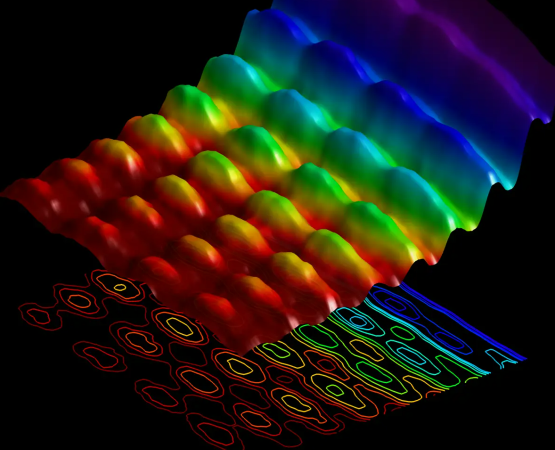
//> input picture images/light.png, 1109 x 899 px (shown at 1/2 size)
$ ./12_flip_images   (built with g++ and OpenCV 4)
//> lines starting //> are read from the running program, lines starting //| are printed output that depends on the picture
#include <opencv2/opencv.hpp>
#include <iostream>

using namespace std;
using namespace cv;

int main(){
    string image_path = "D:/opencv-cpp/images/light.png";

    Mat image = imread(image_path, IMREAD_COLOR);
//> image is the input picture: 899 rows x 1109 cols, CV_8UC3; mean B, G, R 22, 27.3, 33.3
    cv::resize(image, image, cv::Size(400, 400));
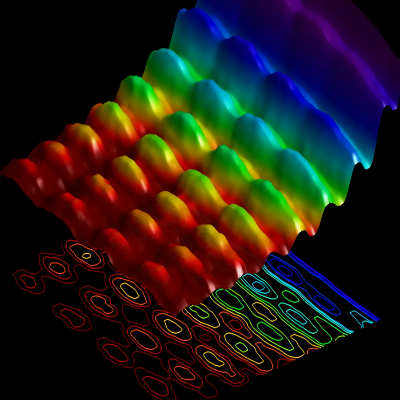
//> image: 400 rows x 400 cols, CV_8UC3; mean B, G, R 21.9, 27.3, 33.2

    Mat horz, vert, both;
    cv::flip(image, horz, 1);
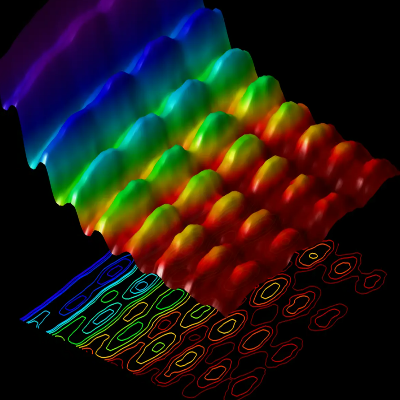
//> horz: 400 rows x 400 cols, CV_8UC3; mean B, G, R 21.9, 27.3, 33.2
    cv::flip(image, vert, 0);
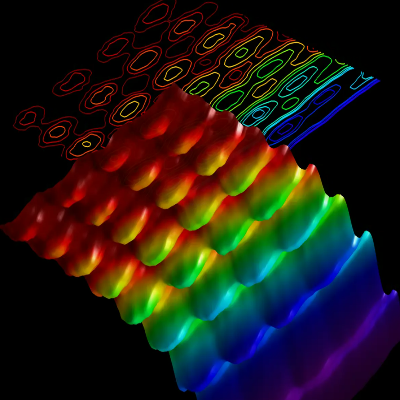
//> vert: 400 rows x 400 cols, CV_8UC3; mean B, G, R 21.9, 27.3, 33.2
    cv::flip(image, both, -1);
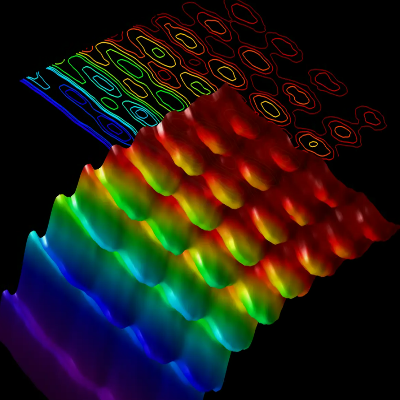
//> both: 400 rows x 400 cols, CV_8UC3; mean B, G, R 21.9, 27.3, 33.2


    if(image.empty()){
        cout << "Could not read the image" << endl;
        return -1;
    }

    imshow("Original Image", image);
    imshow("Horizontal Flipped", horz);
    imshow("Vertical Flipped", vert);
    imshow("Both Flipped", both);
    waitKey(0);
    destroyAllWindows();
    return 0;
}
